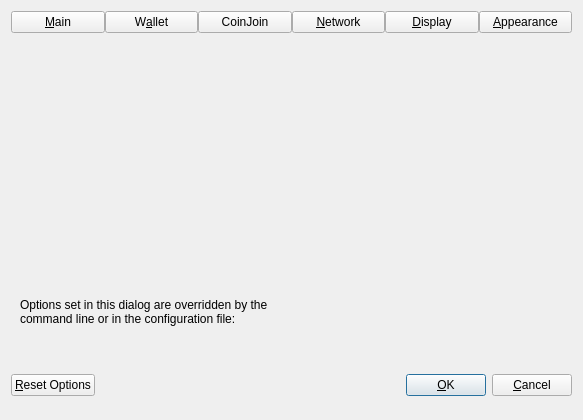
<?xml version="1.0" encoding="UTF-8"?>
<ui version="4.0">
 <class>OptionsDialog</class>
 <widget class="QDialog" name="OptionsDialog">
  <property name="geometry">
   <rect>
    <x>0</x>
    <y>0</y>
    <width>583</width>
    <height>420</height>
   </rect>
  </property>
  <property name="sizePolicy">
   <sizepolicy hsizetype="Fixed" vsizetype="Fixed">
    <horstretch>0</horstretch>
    <verstretch>0</verstretch>
   </sizepolicy>
  </property>
  <property name="windowTitle">
   <string>Options</string>
  </property>
  <property name="modal">
   <bool>true</bool>
  </property>
  <layout class="QVBoxLayout" name="verticalLayout">
   <item>
    <layout class="QHBoxLayout" name="horizontalLayout_Buttons_2">
     <property name="spacing">
      <number>0</number>
     </property>
     <property name="topMargin">
      <number>0</number>
     </property>
     <item>
      <widget class="QPushButton" name="btnMain">
       <property name="text">
        <string>&amp;Main</string>
       </property>
       <property name="checkable">
        <bool>true</bool>
       </property>
      </widget>
     </item>
     <item>
      <widget class="QPushButton" name="btnWallet">
       <property name="text">
        <string>W&amp;allet</string>
       </property>
       <property name="checkable">
        <bool>true</bool>
       </property>
      </widget>
     </item>
     <item>
      <widget class="QPushButton" name="btnCoinJoin">
       <property name="text">
        <string notr="true">CoinJoin</string>
       </property>
       <property name="checkable">
        <bool>true</bool>
       </property>
      </widget>
     </item>
     <item>
      <widget class="QPushButton" name="btnNetwork">
       <property name="text">
        <string>&amp;Network</string>
       </property>
       <property name="checkable">
        <bool>true</bool>
       </property>
      </widget>
     </item>
     <item>
      <widget class="QPushButton" name="btnDisplay">
       <property name="text">
        <string>&amp;Display</string>
       </property>
       <property name="checkable">
        <bool>true</bool>
       </property>
      </widget>
     </item>
     <item>
      <widget class="QPushButton" name="btnAppearance">
       <property name="text">
        <string>&amp;Appearance</string>
       </property>
       <property name="checkable">
        <bool>true</bool>
       </property>
      </widget>
     </item>
    </layout>
   </item>
   <item>
    <widget class="QStackedWidget" name="stackedWidgetOptions">
     <property name="minimumSize">
      <size>
       <width>0</width>
       <height>0</height>
      </size>
     </property>
     <property name="currentIndex">
      <number>5</number>
     </property>
     <widget class="QWidget" name="pageMain">
      <layout class="QVBoxLayout" name="verticalLayout_Main">
       <item>
        <widget class="QCheckBox" name="bitcoinAtStartup">
         <property name="toolTip">
          <string>Automatically start %1 after logging in to the system.</string>
         </property>
         <property name="text">
          <string>&amp;Start %1 on system login</string>
         </property>
        </widget>
       </item>
       <item>
        <spacer name="horizontalSpacer_0_Main">
         <property name="orientation">
          <enum>Qt::Horizontal</enum>
         </property>
         <property name="sizeHint" stdset="0">
          <size>
           <width>40</width>
           <height>5</height>
          </size>
         </property>
        </spacer>
       </item>
       <item>
        <widget class="QCheckBox" name="hideTrayIcon">
         <property name="toolTip">
          <string>Hide the icon from the system tray.</string>
         </property>
         <property name="text">
          <string>&amp;Hide tray icon</string>
         </property>
        </widget>
       </item>
       <item>
        <widget class="QCheckBox" name="minimizeToTray">
         <property name="toolTip">
          <string>Show only a tray icon after minimizing the window.</string>
         </property>
         <property name="text">
          <string>&amp;Minimize to the tray instead of the taskbar</string>
         </property>
        </widget>
       </item>
       <item>
        <widget class="QCheckBox" name="minimizeOnClose">
         <property name="toolTip">
          <string>Minimize instead of exit the application when the window is closed. When this option is enabled, the application will be closed only after selecting Exit in the menu.</string>
         </property>
         <property name="text">
          <string>M&amp;inimize on close</string>
         </property>
        </widget>
       </item>
       <item>
       <layout class="QHBoxLayout" name="horizontalLayout_Main_Prune">
        <item>
         <widget class="QCheckBox" name="prune">
          <property name="toolTip">
           <string>Enabling pruning significantly reduces the disk space required to store transactions. All blocks are still fully validated. Reverting this setting requires re-downloading the entire blockchain.</string>
          </property>
          <property name="text">
           <string>Prune &amp;block storage to</string>
          </property>
         </widget>
        </item>
        <item>
         <widget class="QSpinBox" name="pruneSize"/>
        </item>
         <item>
          <widget class="QLabel" name="pruneSizeUnitLabel">
           <property name="text">
            <string>GB</string>
           </property>
           <property name="textFormat">
            <enum>Qt::PlainText</enum>
           </property>
          </widget>
         </item>
         <item>
          <spacer name="horizontalSpacer_Main_Prune">
           <property name="orientation">
            <enum>Qt::Horizontal</enum>
           </property>
           <property name="sizeHint" stdset="0">
            <size>
             <width>40</width>
             <height>20</height>
            </size>
           </property>
          </spacer>
         </item>
        </layout>
       </item>
       <item>
        <widget class="QLabel" name="pruneWarning">
         <property name="text">
          <string>Reverting this setting requires re-downloading the entire blockchain.</string>
         </property>
         <property name="textFormat">
          <enum>Qt::PlainText</enum>
         </property>
        </widget>
       </item>
       <item>
        <layout class="QHBoxLayout" name="horizontalLayout_2_Main">
         <item>
          <widget class="QLabel" name="databaseCacheLabel">
           <property name="text">
            <string>Size of &amp;database cache</string>
           </property>
           <property name="textFormat">
            <enum>Qt::PlainText</enum>
           </property>
           <property name="buddy">
            <cstring>databaseCache</cstring>
           </property>
          </widget>
         </item>
         <item>
          <widget class="QSpinBox" name="databaseCache"/>
         </item>
         <item>
          <widget class="QLabel" name="databaseCacheUnitLabel">
           <property name="text">
            <string>MiB</string>
           </property>
           <property name="textFormat">
            <enum>Qt::PlainText</enum>
           </property>
          </widget>
         </item>
         <item>
          <spacer name="horizontalSpacer_2_Main">
           <property name="orientation">
            <enum>Qt::Horizontal</enum>
           </property>
           <property name="sizeHint" stdset="0">
            <size>
             <width>40</width>
             <height>20</height>
            </size>
           </property>
          </spacer>
         </item>
        </layout>
       </item>
       <item>
        <layout class="QHBoxLayout" name="horizontalLayout_Main_VerifyLabel">
         <item>
          <widget class="QLabel" name="threadsScriptVerifLabel">
           <property name="text">
            <string>Number of script &amp;verification threads</string>
           </property>
           <property name="textFormat">
            <enum>Qt::PlainText</enum>
           </property>
           <property name="buddy">
            <cstring>threadsScriptVerif</cstring>
           </property>
          </widget>
         </item>
         <item>
          <widget class="QSpinBox" name="threadsScriptVerif">
           <property name="toolTip">
            <string>(0 = auto, &lt;0 = leave that many cores free)</string>
           </property>
          </widget>
         </item>
         <item>
          <spacer name="horizontalSpacer_Main_Threads">
           <property name="orientation">
            <enum>Qt::Horizontal</enum>
           </property>
           <property name="sizeHint" stdset="0">
            <size>
             <width>40</width>
             <height>20</height>
            </size>
           </property>
          </spacer>
         </item>
        </layout>
       </item>
       <item>
        <spacer name="verticalSpacer_Main">
         <property name="orientation">
          <enum>Qt::Vertical</enum>
         </property>
         <property name="sizeHint" stdset="0">
          <size>
           <width>20</width>
           <height>40</height>
          </size>
         </property>
        </spacer>
       </item>
      </layout>
     </widget>
     <widget class="QWidget" name="pageWallet">
      <layout class="QVBoxLayout" name="verticalLayout_Wallet">
       <item>
         <layout class="QVBoxLayout" name="verticalLayout_2">
          <item>
           <widget class="QCheckBox" name="coinControlFeatures">
            <property name="toolTip">
             <string>Whether to show coin control features or not.</string>
            </property>
            <property name="text">
             <string>Enable coin &amp;control features</string>
            </property>
           </widget>
          </item>
          <item>
           <widget class="QCheckBox" name="keepChangeAddress">
            <property name="toolTip">
             <string>Whether to keep the specified custom change address or not.</string>
            </property>
            <property name="text">
             <string>Keep custom change &amp;address</string>
            </property>
           </widget>
          </item>
          <item>
           <widget class="QCheckBox" name="showMasternodesTab">
            <property name="toolTip">
             <string>Show additional tab listing all your masternodes in first sub-tab&lt;br/&gt;and all masternodes on the network in second sub-tab.</string>
            </property>
            <property name="text">
             <string>Show Masternodes Tab</string>
            </property>
           </widget>
          </item>
          <item>
           <widget class="QCheckBox" name="showGovernanceTab">
            <property name="toolTip">
             <string>Show additional tab listing governance proposals.</string>
            </property>
            <property name="text">
             <string>Show Governance Tab</string>
            </property>
           </widget>
          </item>
          <item>
           <widget class="QCheckBox" name="spendZeroConfChange">
            <property name="toolTip">
             <string>If you disable the spending of unconfirmed change, the change from a transaction&lt;br/&gt;cannot be used until that transaction has at least one confirmation.&lt;br/&gt;This also affects how your balance is computed.</string>
            </property>
            <property name="text">
             <string>&amp;Spend unconfirmed change</string>
            </property>
           </widget>
          </item>
          <item>
           <widget class="QCheckBox" name="coinJoinEnabled">
            <property name="toolTip">
             <string>Show mixing interface on Overview screen and reveal an additional screen which allows to spend fully mixed coins only.&lt;br/&gt;A new tab with more settings will also appear in this dialog, please make sure to check them before mixing your coins.</string>
            </property>
            <property name="text">
             <string notr="true">Enable CoinJoin features</string>
            </property>
           </widget>
          </item>
         </layout>
       </item>
       <item>
        <spacer name="verticalSpacer_Wallet">
         <property name="orientation">
          <enum>Qt::Vertical</enum>
         </property>
         <property name="sizeHint" stdset="0">
          <size>
           <width>20</width>
           <height>40</height>
          </size>
         </property>
        </spacer>
       </item>
      </layout>
     </widget>
     <widget class="QWidget" name="pageCoinJoin">
      <layout class="QVBoxLayout" name="verticalLayout_4">
       <item>
        <widget class="QCheckBox" name="showAdvancedCJUI">
         <property name="toolTip">
          <string>Show additional information and buttons on overview screen.</string>
         </property>
         <property name="text">
          <string>Enable advanced interface</string>
         </property>
        </widget>
       </item>
       <item>
        <widget class="QCheckBox" name="showCoinJoinPopups">
         <property name="toolTip">
          <string>Show system popups for mixing transactions&lt;br/&gt;just like for all other transaction types.</string>
         </property>
         <property name="text">
          <string>Show popups for mixing transactions</string>
         </property>
        </widget>
       </item>
       <item>
        <widget class="QCheckBox" name="lowKeysWarning">
         <property name="toolTip">
          <string>Show warning dialog when the wallet has very low number of keys left.</string>
         </property>
         <property name="text">
          <string>Warn if the wallet is running out of keys</string>
         </property>
        </widget>
       </item>
       <item>
        <widget class="QCheckBox" name="coinJoinMultiSession">
         <property name="toolTip">
          <string>Whether to use experimental mode with multiple mixing sessions per block.&lt;br/&gt;Note: You must use this feature carefully.&lt;br/&gt;Make sure you always have recent wallet (auto)backup in a safe place!</string>
         </property>
         <property name="text">
          <string>Enable &amp;multi-session</string>
         </property>
        </widget>
       </item>
       <item>
        <layout class="QHBoxLayout" name="horizontalLayout_4_Wallet">
         <item>
          <widget class="QLabel" name="lblCoinJoinRoundsText">
           <property name="toolTip">
            <string>This setting determines the amount of individual masternodes that an input will be mixed through.&lt;br/&gt;More rounds of mixing gives a higher degree of privacy, but also costs more in fees.</string>
           </property>
           <property name="text">
            <string>Mixing rounds</string>
           </property>
          </widget>
         </item>
         <item>
          <widget class="QSpinBox" name="coinJoinRounds">
           <property name="minimum">
            <number>2</number>
           </property>
           <property name="maximum">
            <number>16</number>
           </property>
           <property name="value">
            <number>4</number>
           </property>
          </widget>
         </item>
        </layout>
       </item>
       <item>
        <layout class="QHBoxLayout" name="horizontalLayout">
         <item>
          <widget class="QLabel" name="lblCoinJoinAmountText">
           <property name="toolTip">
            <string>This amount acts as a threshold to turn off mixing once it's reached.</string>
           </property>
           <property name="statusTip">
            <string notr="true"/>
           </property>
           <property name="whatsThis">
            <string notr="true"/>
           </property>
           <property name="accessibleName">
            <string notr="true"/>
           </property>
           <property name="accessibleDescription">
            <string notr="true"/>
           </property>
           <property name="text">
            <string>Target balance</string>
           </property>
          </widget>
         </item>
         <item>
          <widget class="QSpinBox" name="coinJoinAmount">
           <property name="minimum">
            <number>2</number>
           </property>
           <property name="maximum">
            <number>2000</number>
           </property>
           <property name="singleStep">
            <number>10</number>
           </property>
           <property name="value">
            <number>1000</number>
           </property>
          </widget>
         </item>
        </layout>
       </item>
       <item>
        <spacer name="verticalSpacerPS">
         <property name="orientation">
          <enum>Qt::Vertical</enum>
         </property>
         <property name="sizeHint" stdset="0">
          <size>
           <width>20</width>
           <height>40</height>
          </size>
         </property>
        </spacer>
       </item>
      </layout>
     </widget>
     <widget class="QWidget" name="pageNetwork">
      <layout class="QVBoxLayout" name="verticalLayout_Network">
       <item>
        <widget class="QCheckBox" name="mapPortUpnp">
         <property name="toolTip">
          <string>Automatically open the Acut Core client port on the router. This only works when your router supports UPnP and it is enabled.</string>
         </property>
         <property name="text">
          <string>Map port using &amp;UPnP</string>
         </property>
        </widget>
       </item>
       <item>
        <widget class="QCheckBox" name="mapPortNatpmp">
         <property name="toolTip">
          <string>Automatically open the Acut Core client port on the router. This only works when your router supports NAT-PMP and it is enabled. The external port could be random.</string>
         </property>
         <property name="text">
          <string>Map port using NA&amp;T-PMP</string>
         </property>
        </widget>
       </item>
       <item>
        <widget class="QCheckBox" name="allowIncoming">
         <property name="toolTip">
          <string>Accept connections from outside.</string>
         </property>
         <property name="text">
          <string>Allow incomin&amp;g connections</string>
         </property>
        </widget>
       </item>
       <item>
        <widget class="QCheckBox" name="connectSocks">
         <property name="toolTip">
          <string>Connect to the Acut network through a SOCKS5 proxy.</string>
         </property>
         <property name="text">
          <string>&amp;Connect through SOCKS5 proxy (default proxy):</string>
         </property>
        </widget>
       </item>
       <item>
        <layout class="QHBoxLayout" name="horizontalLayout_1_Network">
         <item>
          <widget class="QLabel" name="proxyIpLabel">
           <property name="text">
            <string>Proxy &amp;IP:</string>
           </property>
           <property name="textFormat">
            <enum>Qt::PlainText</enum>
           </property>
           <property name="buddy">
            <cstring>proxyIp</cstring>
           </property>
          </widget>
         </item>
         <item>
          <widget class="QValidatedLineEdit" name="proxyIp">
           <property name="minimumSize">
            <size>
             <width>140</width>
             <height>0</height>
            </size>
           </property>
           <property name="maximumSize">
            <size>
             <width>140</width>
             <height>16777215</height>
            </size>
           </property>
           <property name="toolTip">
            <string>IP address of the proxy (e.g. IPv4: 127.0.0.1 / IPv6: ::1)</string>
           </property>
          </widget>
         </item>
         <item>
          <widget class="QLabel" name="proxyPortLabel">
           <property name="text">
            <string>&amp;Port:</string>
           </property>
           <property name="textFormat">
            <enum>Qt::PlainText</enum>
           </property>
           <property name="buddy">
            <cstring>proxyPort</cstring>
           </property>
          </widget>
         </item>
         <item>
          <widget class="QLineEdit" name="proxyPort">
           <property name="minimumSize">
            <size>
             <width>60</width>
             <height>0</height>
            </size>
           </property>
           <property name="maximumSize">
            <size>
             <width>60</width>
             <height>16777215</height>
            </size>
           </property>
           <property name="toolTip">
            <string>Port of the proxy (e.g. 9050)</string>
           </property>
          </widget>
         </item>
         <item>
          <spacer name="horizontalSpacer_1_Network">
           <property name="orientation">
            <enum>Qt::Horizontal</enum>
           </property>
           <property name="sizeHint" stdset="0">
            <size>
             <width>40</width>
             <height>20</height>
            </size>
           </property>
          </spacer>
         </item>
        </layout>
       </item>
       <item>
        <layout class="QHBoxLayout" name="horizontalLayout_2_Network">
         <item>
          <widget class="QLabel" name="proxyActiveNets">
           <property name="text">
            <string>Used for reaching peers via:</string>
           </property>
           <property name="textFormat">
            <enum>Qt::PlainText</enum>
           </property>
          </widget>
         </item>
         <item>
          <widget class="QCheckBox" name="proxyReachIPv4">
           <property name="enabled">
            <bool>false</bool>
           </property>
           <property name="toolTip">
            <string>Shows if the supplied default SOCKS5 proxy is used to reach peers via this network type.</string>
           </property>
           <property name="text">
            <string>IPv4</string>
           </property>
          </widget>
         </item>
         <item>
          <widget class="QCheckBox" name="proxyReachIPv6">
           <property name="enabled">
            <bool>false</bool>
           </property>
           <property name="toolTip">
            <string>Shows if the supplied default SOCKS5 proxy is used to reach peers via this network type.</string>
           </property>
           <property name="text">
            <string>IPv6</string>
           </property>
          </widget>
         </item>
         <item>
          <widget class="QCheckBox" name="proxyReachTor">
           <property name="enabled">
            <bool>false</bool>
           </property>
           <property name="toolTip">
            <string>Shows if the supplied default SOCKS5 proxy is used to reach peers via this network type.</string>
           </property>
           <property name="text">
            <string>Tor</string>
           </property>
          </widget>
         </item>
         <item>
          <spacer name="horizontalSpacer_2_Network">
           <property name="orientation">
            <enum>Qt::Horizontal</enum>
           </property>
           <property name="sizeHint" stdset="0">
            <size>
             <width>40</width>
             <height>20</height>
            </size>
           </property>
          </spacer>
         </item>
        </layout>
       </item>
       <item>
        <widget class="QCheckBox" name="connectSocksTor">
         <property name="toolTip">
          <string>Connect to the Acut network through a separate SOCKS5 proxy for Tor hidden services.</string>
         </property>
         <property name="text">
          <string>Use separate SOCKS&amp;5 proxy to reach peers via Tor hidden services:</string>
         </property>
        </widget>
       </item>
       <item>
        <layout class="QHBoxLayout" name="horizontalLayout_3_Network">
         <item>
          <widget class="QLabel" name="proxyIpTorLabel">
           <property name="text">
            <string>Proxy &amp;IP:</string>
           </property>
           <property name="textFormat">
            <enum>Qt::PlainText</enum>
           </property>
           <property name="buddy">
            <cstring>proxyIpTor</cstring>
           </property>
          </widget>
         </item>
         <item>
          <widget class="QValidatedLineEdit" name="proxyIpTor">
           <property name="minimumSize">
            <size>
             <width>140</width>
             <height>0</height>
            </size>
           </property>
           <property name="maximumSize">
            <size>
             <width>140</width>
             <height>16777215</height>
            </size>
           </property>
           <property name="toolTip">
            <string>IP address of the proxy (e.g. IPv4: 127.0.0.1 / IPv6: ::1)</string>
           </property>
          </widget>
         </item>
         <item>
          <widget class="QLabel" name="proxyPortTorLabel">
           <property name="text">
            <string>&amp;Port:</string>
           </property>
           <property name="textFormat">
            <enum>Qt::PlainText</enum>
           </property>
           <property name="buddy">
            <cstring>proxyPortTor</cstring>
           </property>
          </widget>
         </item>
         <item>
          <widget class="QLineEdit" name="proxyPortTor">
           <property name="minimumSize">
            <size>
             <width>60</width>
             <height>0</height>
            </size>
           </property>
           <property name="maximumSize">
            <size>
             <width>60</width>
             <height>16777215</height>
            </size>
           </property>
           <property name="toolTip">
            <string>Port of the proxy (e.g. 9050)</string>
           </property>
          </widget>
         </item>
         <item>
          <spacer name="horizontalSpacer_4_Network">
           <property name="orientation">
            <enum>Qt::Horizontal</enum>
           </property>
           <property name="sizeHint" stdset="0">
            <size>
             <width>40</width>
             <height>20</height>
            </size>
           </property>
          </spacer>
         </item>
        </layout>
       </item>
       <item>
        <spacer name="verticalSpacer_Network">
         <property name="orientation">
          <enum>Qt::Vertical</enum>
         </property>
         <property name="sizeHint" stdset="0">
          <size>
           <width>20</width>
           <height>40</height>
          </size>
         </property>
        </spacer>
       </item>
      </layout>
     </widget>
     <widget class="QWidget" name="pageDisplay">
      <layout class="QVBoxLayout" name="verticalLayout_Display">
       <item>
        <layout class="QHBoxLayout" name="horizontalLayout_1_Display">
         <item>
          <widget class="QLabel" name="langLabel">
           <property name="text">
            <string>User Interface &amp;language:</string>
           </property>
           <property name="textFormat">
            <enum>Qt::PlainText</enum>
           </property>
           <property name="buddy">
            <cstring>lang</cstring>
           </property>
          </widget>
         </item>
         <item>
          <widget class="QValueComboBox" name="lang">
           <property name="toolTip">
            <string>The user interface language can be set here. This setting will take effect after restarting %1.</string>
           </property>
          </widget>
         </item>
        </layout>
       </item>
       <item>
        <widget class="QLabel" name="label_3">
         <property name="toolTip">
          <string notr="true"/>
         </property>
         <property name="statusTip">
          <string notr="true"/>
         </property>
         <property name="whatsThis">
          <string notr="true"/>
         </property>
         <property name="accessibleName">
          <string notr="true"/>
         </property>
         <property name="text">
          <string>Language missing or translation incomplete? Help contributing translations here:
https://www.transifex.com/projects/p/acut/</string>
         </property>
         <property name="wordWrap">
          <bool>true</bool>
         </property>
         <property name="openExternalLinks">
          <bool>true</bool>
         </property>
         <property name="textInteractionFlags">
          <set>Qt::TextBrowserInteraction</set>
         </property>
        </widget>
       </item>
       <item>
        <widget class="Line" name="line">
         <property name="orientation">
          <enum>Qt::Horizontal</enum>
         </property>
        </widget>
       </item>
       <item>
        <layout class="QHBoxLayout" name="horizontalLayout_2_Display">
         <item>
          <widget class="QLabel" name="unitLabel">
           <property name="text">
            <string>&amp;Unit to show amounts in:</string>
           </property>
           <property name="textFormat">
            <enum>Qt::PlainText</enum>
           </property>
           <property name="buddy">
            <cstring>unit</cstring>
           </property>
          </widget>
         </item>
         <item>
          <widget class="QValueComboBox" name="unit">
           <property name="toolTip">
            <string>Choose the default subdivision unit to show in the interface and when sending coins.</string>
           </property>
          </widget>
         </item>
        </layout>
       </item>
       <item>
        <layout class="QHBoxLayout" name="horizontalLayout_5_Display">
         <item>
          <widget class="QLabel" name="digitsLabel">
           <property name="text">
            <string>Decimal digits</string>
           </property>
          </widget>
         </item>
         <item>
          <widget class="QValueComboBox" name="digits"/>
         </item>
        </layout>
       </item>
       <item>
        <layout class="QHBoxLayout" name="horizontalLayout_3_Display">
         <item>
          <widget class="QLabel" name="thirdPartyTxUrlsLabel">
           <property name="toolTip">
            <string>Third party URLs (e.g. a block explorer) that appear in the transactions tab as context menu items.&lt;br/&gt;%s in the URL is replaced by transaction hash. Multiple URLs are separated by vertical bar |.</string>
           </property>
           <property name="text">
            <string>&amp;Third party transaction URLs</string>
           </property>
           <property name="buddy">
            <cstring>thirdPartyTxUrls</cstring>
           </property>
          </widget>
         </item>
         <item>
          <widget class="QLineEdit" name="thirdPartyTxUrls">
           <property name="toolTip">
            <string>Third party URLs (e.g. a block explorer) that appear in the transactions tab as context menu items.&lt;br/&gt;%s in the URL is replaced by transaction hash. Multiple URLs are separated by vertical bar |.</string>
           </property>
           <property name="placeholderText">
            <string notr="true">https://example.com/tx/%s</string>
           </property>
          </widget>
         </item>
        </layout>
       </item>
       <item>
        <spacer name="verticalSpacer">
         <property name="orientation">
          <enum>Qt::Vertical</enum>
         </property>
         <property name="sizeHint" stdset="0">
          <size>
           <width>20</width>
           <height>40</height>
          </size>
         </property>
        </spacer>
       </item>
      </layout>
     </widget>
     <widget class="QWidget" name="pageAppearance">
      <layout class="QVBoxLayout" name="verticalLayout_3">
       <item>
        <widget class="QWidget" name="widgetAppearance" native="true"/>
       </item>
       <item>
        <spacer name="verticalSpacer_2">
         <property name="orientation">
          <enum>Qt::Vertical</enum>
         </property>
         <property name="sizeHint" stdset="0">
          <size>
           <width>20</width>
           <height>40</height>
          </size>
         </property>
        </spacer>
       </item>
      </layout>
     </widget>
    </widget>
   </item>
   <item>
    <widget class="QFrame" name="frame">
     <layout class="QVBoxLayout" name="verticalLayout_Bottom">
      <item>
       <layout class="QHBoxLayout" name="horizontalLayout_Bottom">
        <item>
         <widget class="QLabel" name="overriddenByCommandLineInfoLabel">
          <property name="text">
           <string>Options set in this dialog are overridden by the command line or in the configuration file:</string>
          </property>
          <property name="textFormat">
           <enum>Qt::PlainText</enum>
          </property>
          <property name="wordWrap">
           <bool>true</bool>
          </property>
         </widget>
        </item>
        <item>
         <spacer name="horizontalSpacer_Bottom">
          <property name="orientation">
           <enum>Qt::Horizontal</enum>
          </property>
          <property name="sizeHint" stdset="0">
           <size>
            <width>40</width>
            <height>20</height>
           </size>
          </property>
         </spacer>
        </item>
       </layout>
      </item>
      <item>
       <widget class="QLabel" name="overriddenByCommandLineLabel">
        <property name="text">
         <string/>
        </property>
        <property name="textFormat">
         <enum>Qt::PlainText</enum>
        </property>
        <property name="wordWrap">
         <bool>true</bool>
        </property>
       </widget>
      </item>
     </layout>
    </widget>
   </item>
   <item>
    <layout class="QHBoxLayout" name="horizontalLayout_Buttons">
     <item>
      <widget class="QPushButton" name="resetButton">
       <property name="toolTip">
        <string>Reset all client options to default.</string>
       </property>
       <property name="text">
        <string>&amp;Reset Options</string>
       </property>
       <property name="autoDefault">
        <bool>false</bool>
       </property>
      </widget>
     </item>
     <item>
      <spacer name="horizontalSpacer_1">
       <property name="orientation">
        <enum>Qt::Horizontal</enum>
       </property>
       <property name="sizeHint" stdset="0">
        <size>
         <width>40</width>
         <height>48</height>
        </size>
       </property>
      </spacer>
     </item>
     <item>
      <widget class="QLabel" name="statusLabel">
       <property name="minimumSize">
        <size>
         <width>200</width>
         <height>0</height>
        </size>
       </property>
       <property name="text">
        <string/>
       </property>
       <property name="textFormat">
        <enum>Qt::PlainText</enum>
       </property>
       <property name="wordWrap">
        <bool>true</bool>
       </property>
      </widget>
     </item>
     <item>
      <spacer name="horizontalSpacer_2">
       <property name="orientation">
        <enum>Qt::Horizontal</enum>
       </property>
       <property name="sizeHint" stdset="0">
        <size>
         <width>40</width>
         <height>48</height>
        </size>
       </property>
      </spacer>
     </item>
     <item>
      <widget class="QPushButton" name="okButton">
       <property name="text">
        <string>&amp;OK</string>
       </property>
       <property name="autoDefault">
        <bool>false</bool>
       </property>
       <property name="default">
        <bool>true</bool>
       </property>
      </widget>
     </item>
     <item>
      <widget class="QPushButton" name="cancelButton">
       <property name="text">
        <string>&amp;Cancel</string>
       </property>
       <property name="autoDefault">
        <bool>false</bool>
       </property>
      </widget>
     </item>
    </layout>
   </item>
  </layout>
 </widget>
 <customwidgets>
  <customwidget>
   <class>QValidatedLineEdit</class>
   <extends>QLineEdit</extends>
   <header>qt/qvalidatedlineedit.h</header>
  </customwidget>
  <customwidget>
   <class>QValueComboBox</class>
   <extends>QComboBox</extends>
   <header>qt/qvaluecombobox.h</header>
  </customwidget>
 </customwidgets>
 <resources/>
 <connections/>
</ui>
